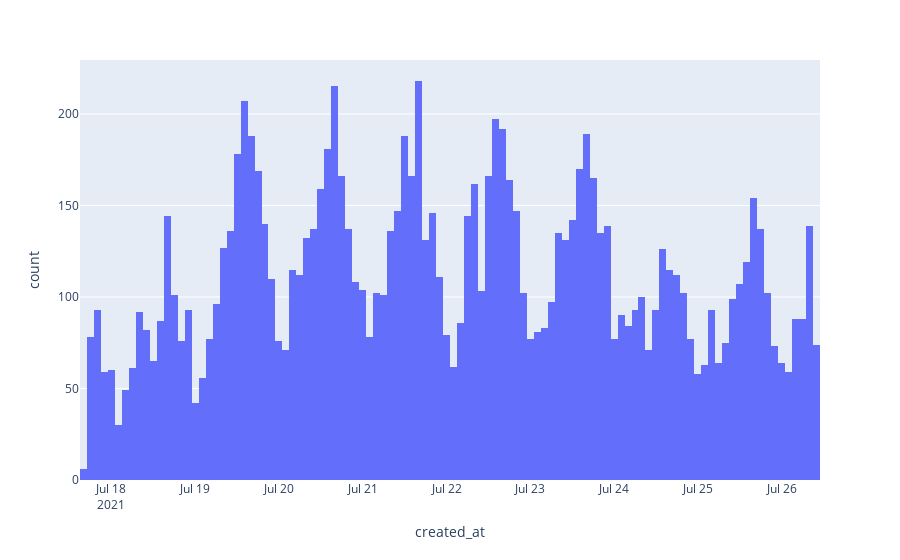

Notebook source saved alongside this figure:
### Markdown cell above
# Time chart

### Code cell
# Just Checking
import plotly.express as px
px.histogram(df, x='created_at', nbins=200)

### Figure 1 — Plotly figure (JSON) as saved in the notebook; plotly's stock layout.template omitted (floating-point values rounded to 4 significant figures; data arrays with more than 128 entries replaced by an {"elided": "..."} marker saying what was removed)
{"data": [{"alignmentgroup": "True", "bingroup": "x", "hovertemplate": "created_at=%{x}<br>count=%{y}<extra></extra>", "legendgroup": "", "marker": {"color": "#636efa"}, "name": "", "nbinsx": 200, "offsetgroup": "", "orientation": "v", "showlegend": false, "type": "histogram", "x": {"elided": "11883 str values"}, "xaxis": "x", "yaxis": "y"}], "layout": {"barmode": "relative", "legend": {"tracegroupgap": 0}, "margin": {"t": 60}, "xaxis": {"anchor": "y", "domain": [0, 1], "title": {"text": "created_at"}}, "yaxis": {"anchor": "x", "domain": [0, 1], "title": {"text": "count"}}}}
